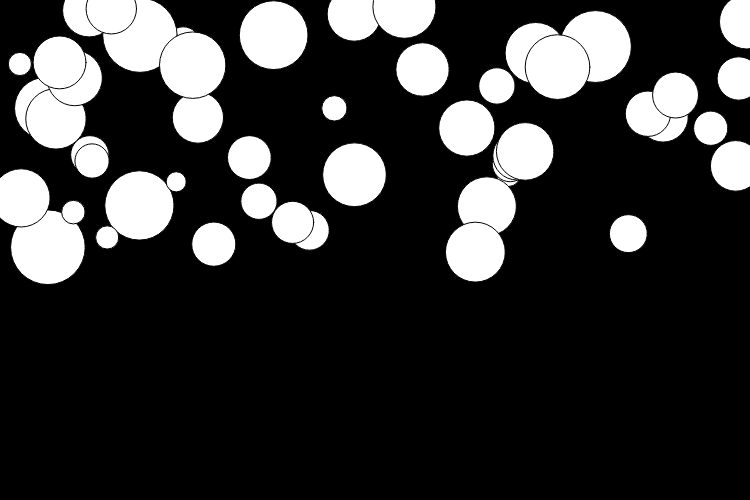
Frame 1 (no input)
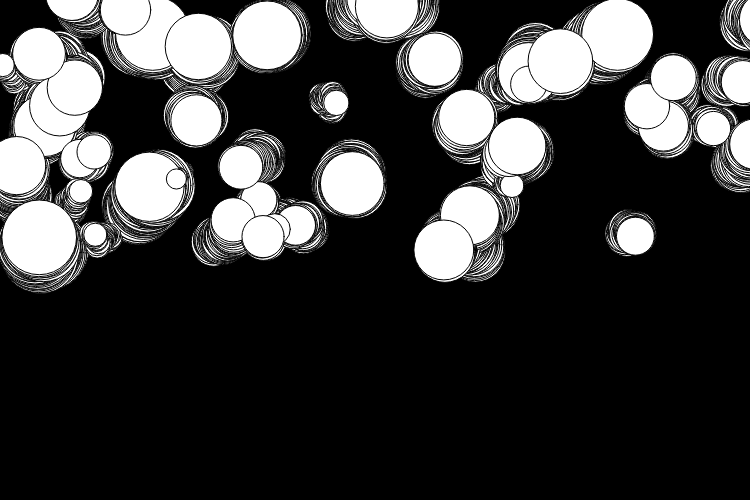
Frame 60 (no input)
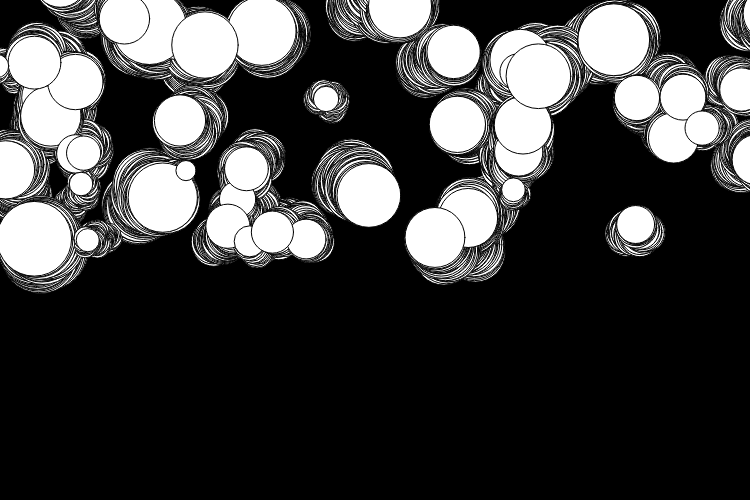
Frame 120 (the mouse pressed at the canvas centre since frame 60)

The p5.js sketch that drew these frames (run headless with seeded random() and noise() and a simulated clock; from frame 60 on, the mouse is pressed at the canvas centre):

// p5.js sketch
// ── sketch.js
var balloons = [];

function setup() {
  createCanvas(750, 500);
  background(0);

  for(var i = 0; i < 50; i++) {
     var x = random(0, 750);
     var y = random(0, 250);
     var d = random(20, 75);
     balloons[i] = new Balloon(x, y, d);
  }
}

function draw() {
  for(var i = 0; i < balloons.length; i++) {
    balloons[i].move();
    balloons[i].display();
  }
}

function Balloon(tempX, tempY, tempDiameter) {
  this.x = tempX;
  this.y = tempY;
  this.diameter = tempDiameter;
  this.speed = 2.5;

  this.move = function() {
    this.y += random(-this.speed, this.speed);
    this.x += random(-this.speed, this.speed);
  };

  this.display = function() {
    ellipse(this.x, this.y, this.diameter);
  };
}
